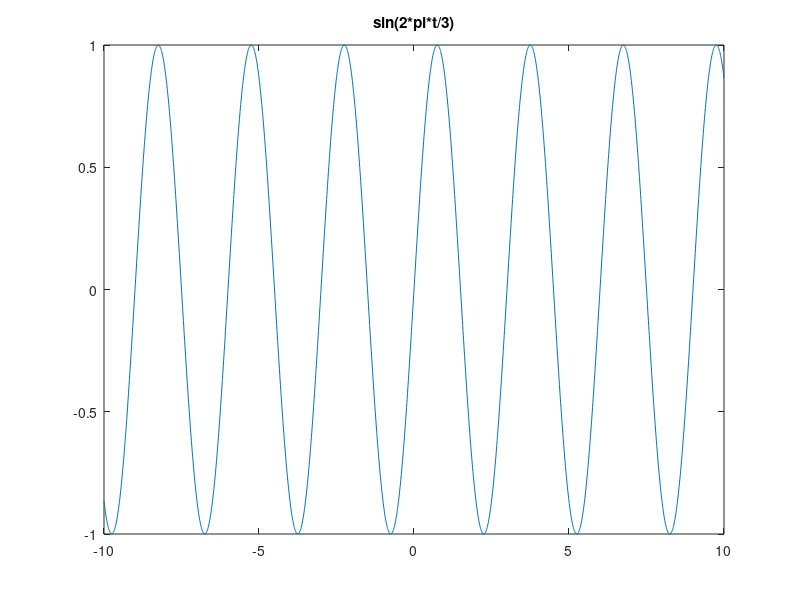
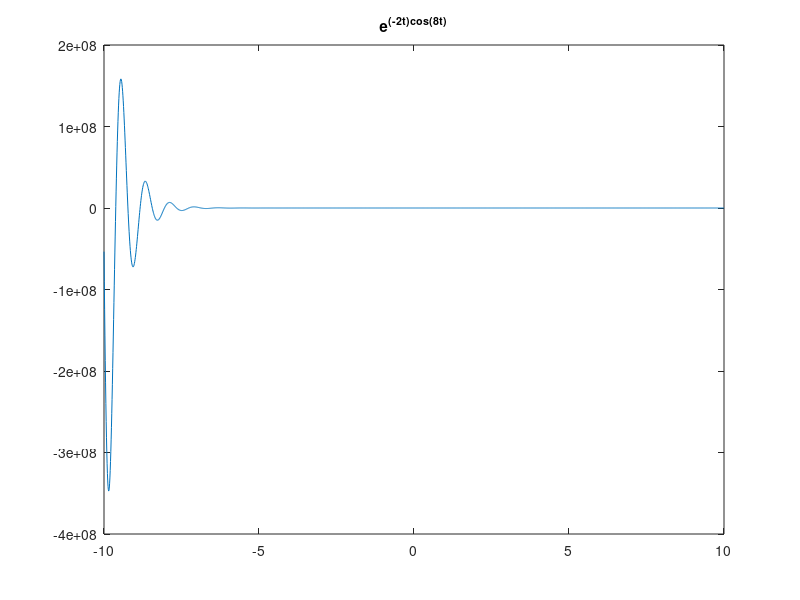
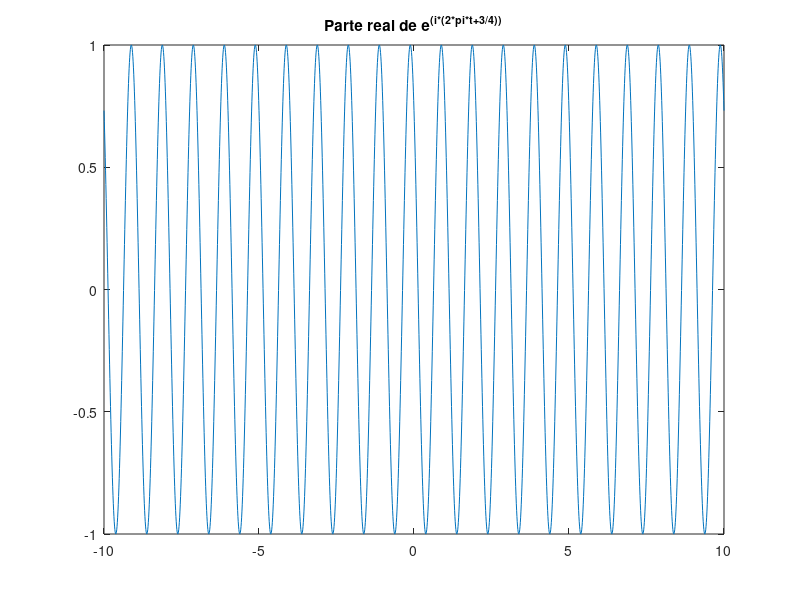
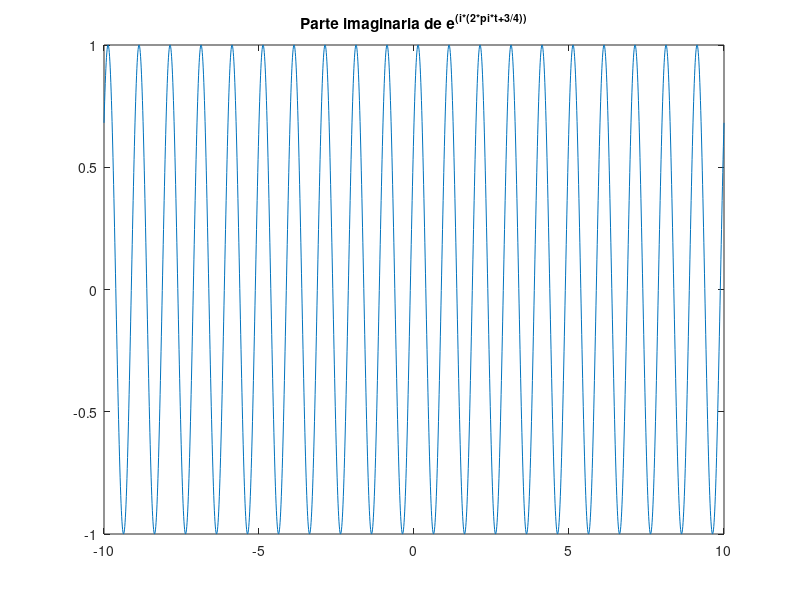

Here is the MATLAB script that generated these plots, in order:
% ============================================================
% CURSO: SEÑALES Y SISTEMAS
% GRUPO: 51
% SEMESTRE: 2022-3
% PROFESOR: DAVID JULIAN GONZÁLEZ MALDONADO
% ============================================================

close all % Cierro todas las ventanas
clc % Limpio el Command Window

t = -10:0.01:10; % Creo un vector de tiempo de 0 a 10, en interv. de 0.01

% Onda seno x1 = sin(2*pi*t/3)
x1 = sin(2*pi*t/3);
figure
plot(t,x1)
title('sin(2*pi*t/3)')

% x2 = e^(-2t)cos(8t)
x2 = exp(-2*t).*cos(8*t);
figure
plot(t,x2)
title('e^{(-2t)cos(8t)}')

% Graficar Re(x3),Im(x3),|x3|,<x3 de x3 = e^(i*2*pi*t+3/4)
% Parte Real de 
x3 = exp(1i*(2*pi*t+3/4));
figure
plot(t,real(x3))
title('Parte real de e^{(i*(2*pi*t+3/4))}')

% Parte Imaginaria de x3 = e^(i*2*pi*t+3/4)
figure
plot(t,imag(x3))
title('Parte imaginaria de e^{(i*(2*pi*t+3/4))}')

% Magnitud de x3 = e^(i*2*pi*t+3/4)
figure
plot(t,abs(x3))
title('Magnitud e^{(i*(2*pi*t+3/4))}')

% Onda seno x4 = sin(2*t)
x4 = sin(2*t);
x5 = sin(2*t + 2*pi);
figure
plot(t,x4,t,x5)
title('sin(2*t + 2*pi) tiene periodo \pi')

% ------------------------------------------
% CLASE 12/08/2022
% ------------------------------------------
t=-pi/4:0.01:5*pi/4;
x=sin(8*t);
plot(t,x)
hold on
x2=sin(8*(t-pi/50));
plot(t,x2)
legend('sen(8*t)','sen(8*(t+pi/50)')
title('Desplazamiento a la derecha')

% ------------------------------------------
% CLASE 19/08/2022
% ------------------------------------------

t = 0:0.001:50;
n = 0:200;
omega0A = pi/3;
omega0B = 1/3

% Exponencial Compleja Continua
xA = exp(1i*omega0A*t);
xB = exp(1i*omega0B*t);
figure
plot(t,real(xA))
title('e^{(j*pi*t/3)}')
figure
plot(t,real(xB))
title('e^{(j*t/3)}')

% Exponencial Compleja Discreta
xA2 = exp(1i*omega0A*n);
xB2 = exp(1i*omega0B*n);
figure
stem(n,real(xA2))
title('e^{(j*pi*n/3)}')
figure
stem(n,real(xB2))
title('e^{(j*n/3)}')
